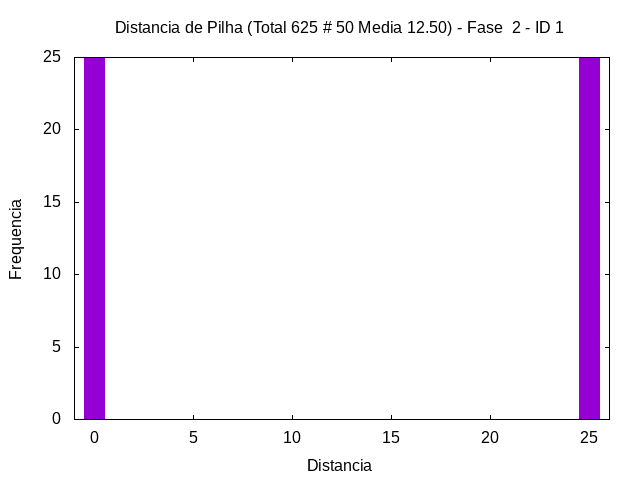

Write gnuplot code to recreate this figure.
set term png
set output "../out/mem/transp/-hist-2-1.png"
set style fill solid 1.0
set title "Distancia de Pilha (Total 625 # 50 Media 12.50) - Fase  2 - ID 1"
set xlabel "Distancia"
set ylabel "Frequencia"
plot [-1:26] "../out/mem/transp/-hist-2-1.gpdat" u 3:4 w boxes t ""
